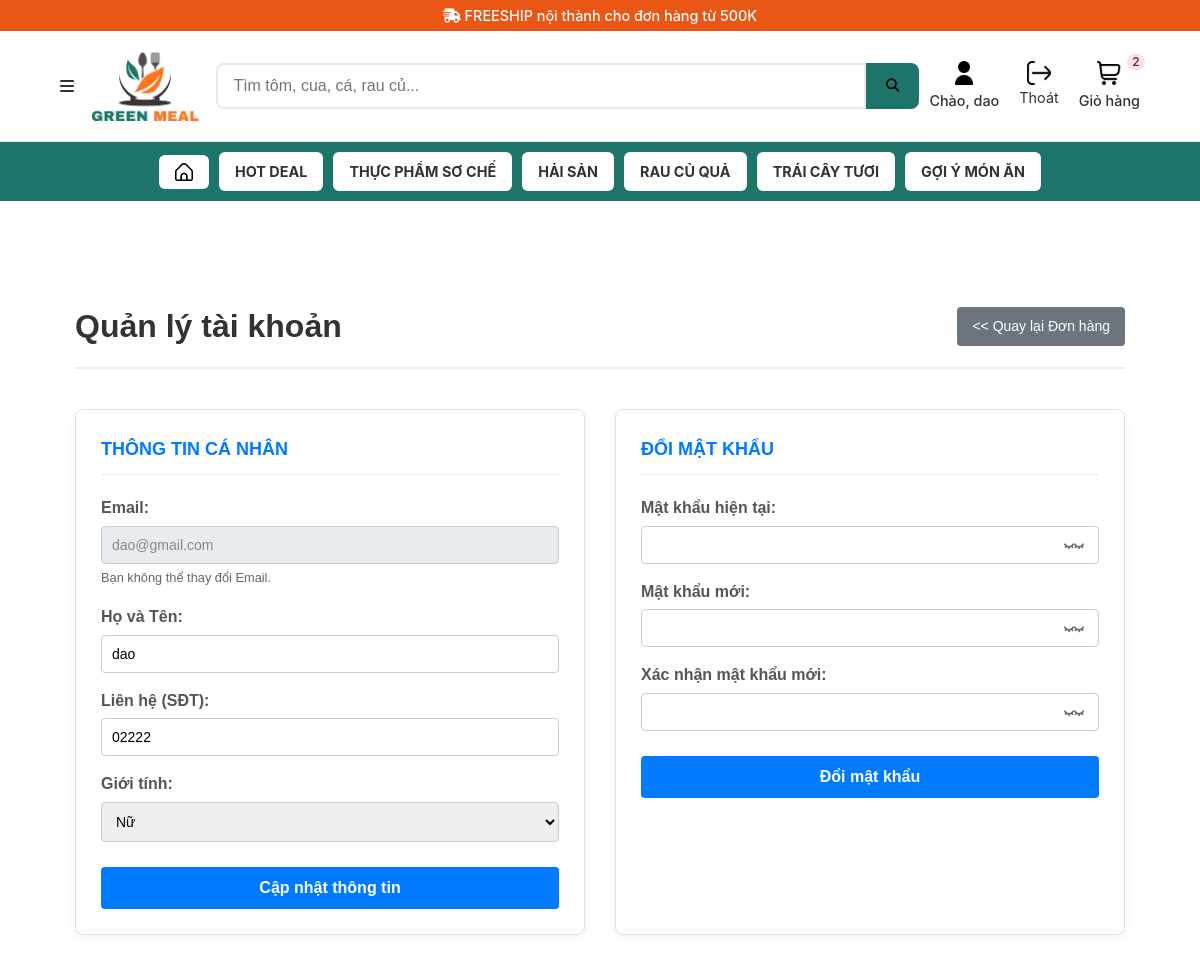
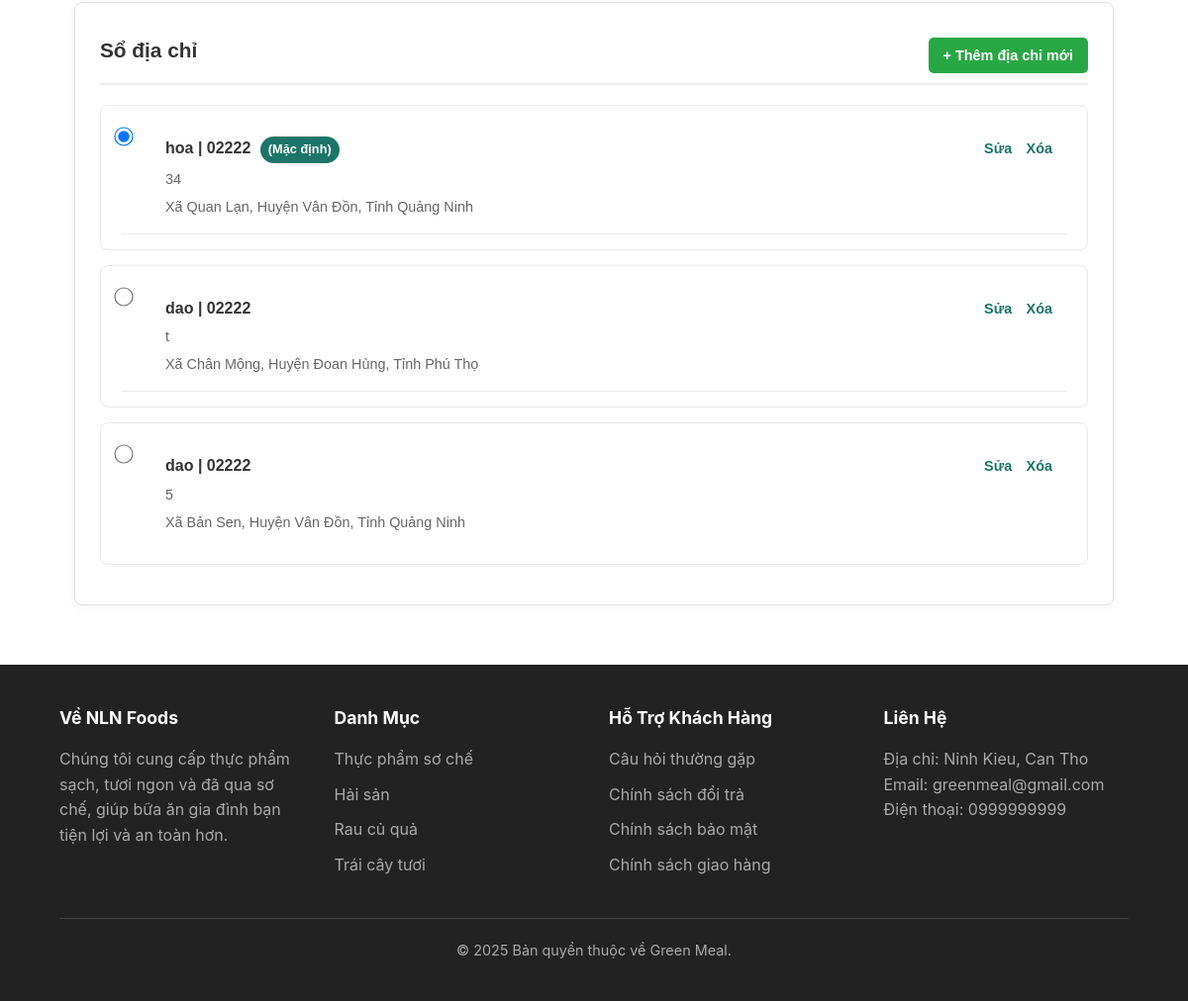
Before: /public/account/profile (signed in) with the older database file (2 pictures, top to bottom).
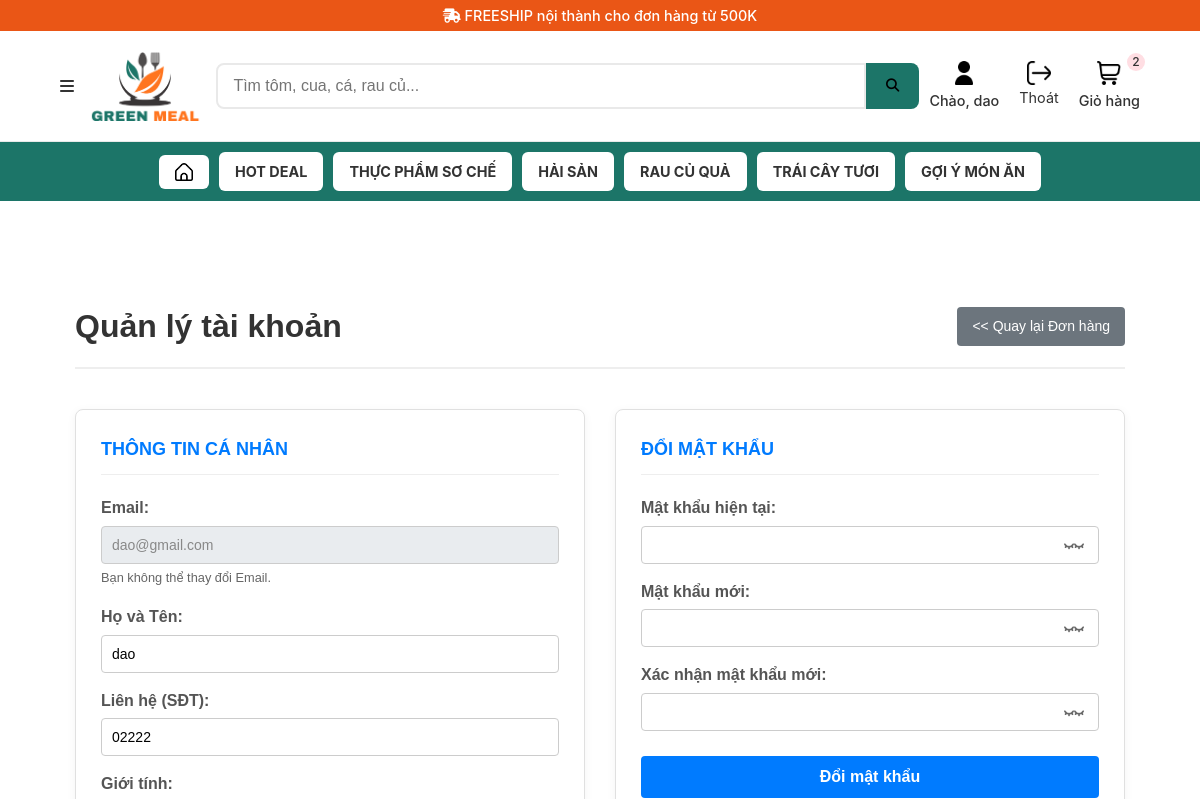
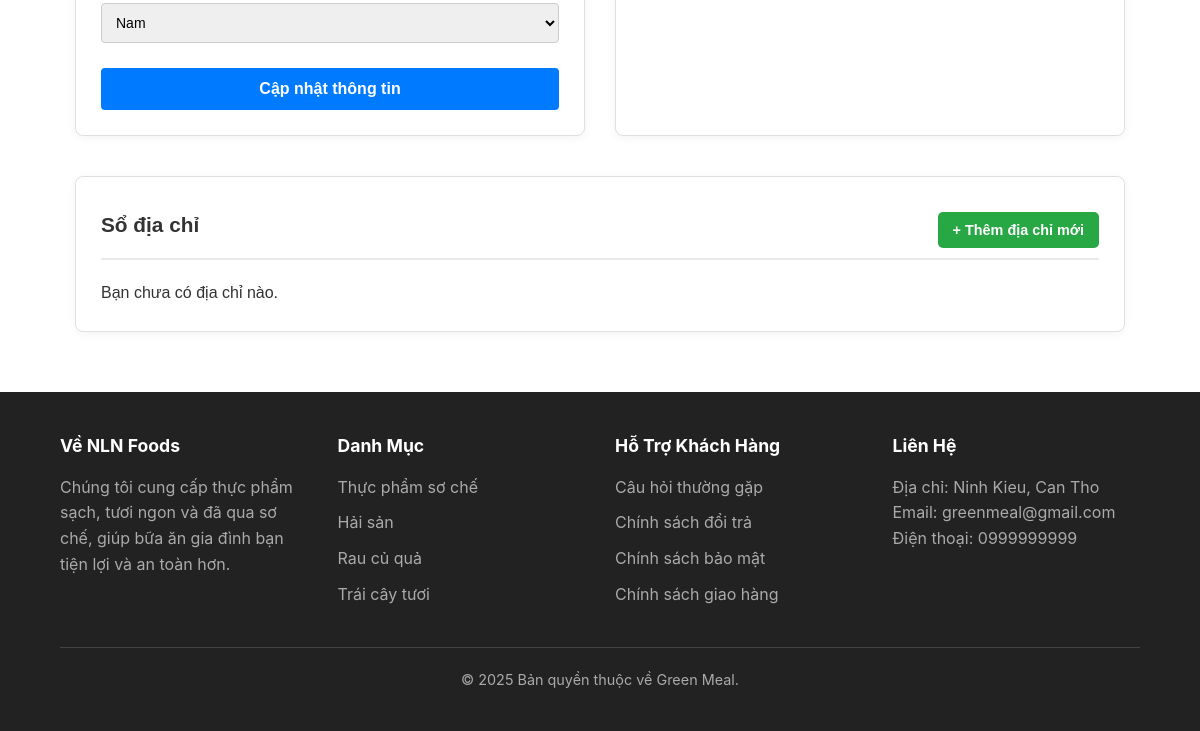
After: the same page with the newer database file (2 pictures, top to bottom).
### tables this page shows
CREATE TABLE `danh_muc` (
  `ID_DM` varchar(5) NOT NULL,
  `TEN_DM` varchar(200) NOT NULL
);

CREATE TABLE `dia_chi_giao_hang` (
  `ID_DIA_CHI` int(11) NOT NULL,
  `ID_TK` char(15) NOT NULL,
  `TEN_NGUOI_NHAN` varchar(250) NOT NULL,
  `SDT_GH` char(15) NOT NULL,
  `ID_TINH_TP` varchar(5) DEFAULT NULL,
  `TEN_TINH_TP` varchar(50) DEFAULT NULL,
  `ID_QUAN_HUYEN` varchar(5) DEFAULT NULL,
  `TEN_QUAN_HUYEN` varchar(100) DEFAULT NULL,
  `ID_XA_PHUONG` varchar(5) DEFAULT NULL,
  `TEN_XA_PHUONG` varchar(100) DEFAULT NULL,
  `DIA_CHI_CHI_TIET` varchar(250) DEFAULT NULL,
  `IS_DEFAULT` tinyint(1) NOT NULL DEFAULT 0
);

### src/controllers/AccountController.php (called while the page is built, shortened)
<?php
class AccountController extends BaseController {
    private $addressModel;
    public function __construct() {
        parent::__construct();
        $this->addressModel = new AddressModel();
    }
    public function profile() {
        $userId = Auth::id();
        $addresses = $this->addressModel->getAddressesByUserId($userId);
        $this->renderView('account/profile', [
            'title' => 'Quản lý tài khoản',
            'user' => Auth::user(),
            'addresses' => $addresses
        ]);
    }
}

### public/index.php (called while the page is built, shortened)
<?php
$router = new Router();
$router->add('GET', 'auth/login', 'AuthController@login');
$router->add('POST', 'auth/handleLogin', 'AuthController@handleLogin');
$router->add('GET', 'auth/register', 'AuthController@register');
$router->add('POST', 'auth/handleRegister', 'AuthController@handleRegister');
$router->add('POST', 'auth/logout', 'AuthController@logout');
$router->add('GET', 'search', 'ProductController@search');
$router->add('GET', 'account/deleteAddress/{id}', 'AccountController@deleteAddress');
$router->add('POST', 'account/handleSetDefaultAddress', 'AccountController@handleSetDefaultAddress');
$router->add('GET', 'account/getAddressJson/{id}', 'AccountController@getAddressJson');
$router->add('POST', 'account/handleUpdateProfile', 'AccountController@handleUpdateProfile');
$router->add('POST', 'account/handleChangePassword', 'AccountController@handleChangePassword');
$router->add('POST', 'account/cancel-order', 'AccountController@cancelOrder');
$router->add('POST', 'account/handleUpdateAddress', 'AccountController@handleUpdateAddress');
$router->add('POST', 'account/handleAddAddress', 'AccountController@handleAddAddress');
$router->add('GET', 'account/order-detail/{id}', 'AccountController@orderDetail');
$router->add('GET', 'admin/dashboard', 'AdminController@dashboard');
$router->add('GET', 'admin/products', 'AdminController@products');
$router->add('GET', 'admin/products/create', 'AdminController@createProduct');
$router->add('GET', 'admin/products/delete/{id}', 'AdminController@deleteProduct');
$router->add('GET', 'admin/products/edit/{id}', 'AdminController@editProduct');
$router->add('POST', 'admin/products/store', 'AdminController@storeProduct');
$router->add('GET', 'admin/categories', 'AdminController@categories');
$router->add('GET', 'admin/categories/create', 'AdminController@createCategory');
$router->add('POST', 'admin/categories/store', 'AdminController@storeCategory');
$router->add('GET', 'admin/categories/edit/{id}', 'AdminController@editCategory');
$router->add('GET', 'admin/categories/delete/{id}', 'AdminController@deleteCategory');
$router->add('GET', 'admin/product-types', 'AdminController@productTypes');
$router->add('GET', 'admin/product-types/create', 'AdminController@createProductType');
$router->add('POST', 'admin/product-types/store', 'AdminController@storeProductType');
$router->add('GET', 'admin/product-types/edit/{id}', 'AdminController@editProductType');
$router->add('GET', 'admin/product-types/delete/{id}', 'AdminController@deleteProductType');
$router->add('GET', 'admin/promotions', 'AdminController@promotions');
$router->add('GET', 'admin/promotions/create', 'AdminController@createPromotion');
$router->add('POST', 'admin/promotions/store', 'AdminController@storePromotion');
$router->add('GET', 'admin/promotions/edit/{id}', 'AdminController@editPromotion');
$router->add('GET', 'admin/promotions/delete/{id}', 'AdminController@deletePromotion');
$router->add('GET', 'admin/inventories', 'AdminController@inventories');
$router->add('GET', 'admin/inventories/create', 'AdminController@createInventory');
$router->add('POST', 'admin/inventories/store', 'AdminController@storeInventory');
$router->add('GET', 'admin/inventories/detail/{id}', 'AdminController@inventoryDetail');
$router->add('GET', 'admin/suppliers', 'AdminController@suppliers');
$router->add('GET', 'admin/suppliers/create', 'AdminController@createSupplier');
$router->add('POST', 'admin/suppliers/store', 'AdminController@storeSupplier');
$router->add('GET', 'admin/suppliers/edit/{id}', 'AdminController@editSupplier');
$router->add('GET', 'admin/suppliers/delete/{id}', 'AdminController@deleteSupplier');
$router->add('GET', 'admin/orders', 'AdminController@orders');
$router->add('GET', 'admin/order-detail/{id}', 'AdminController@orderDetail');
$router->add('POST', 'admin/order-update-status', 'AdminController@updateOrderStatus');
$router->add('GET', 'admin/users', 'AdminController@users');
$router->add('GET', 'admin/users/edit/{id}', 'AdminController@editUser');
$router->add('POST', 'admin/users/update', 'AdminController@updateUser');
$router->add('GET', 'admin/users/delete/{id}', 'AdminController@deleteUser');
$router->add('POST', 'admin/users/update-role', 'AdminController@updateUserRole');
$router->add('GET', 'admin/statistics', 'AdminController@statistics');
$router->add('POST', 'admin/statistics', 'AdminController@statistics');
$router->add('GET', 'admin/settings', 'AdminController@settings');
$router->add('POST', 'admin/settings/update', 'AdminController@updateSettings');
$router->add('GET', 'admin/profile', 'AdminController@profile');
$router->add('POST', 'admin/profile/update', 'AdminController@updateProfile');
$router->run();

### src/core/BaseModel.php (called while the page is built, shortened)
<?php
abstract class BaseModel {
    public function __construct() {
        $this->db = Database::getInstance()->getConnection();
    }
}

### src/core/Database.php (called while the page is built, shortened)
<?php
class Database {
    private static $instance = null;
    private $conn;
    private function __construct() {
        $this->host = $_ENV['DB_HOST'];
        $this->db_name = $_ENV['DB_NAME'];
        $this->username = $_ENV['DB_USER'];
        $this->password = $_ENV['DB_PASS'];
        $this->charset = $_ENV['DB_CHARSET'];
        $dsn = 'mysql:host=' . $this->host . ';dbname=' . $this->db_name . ';charset=' . $this->charset;
        try {
            $this->conn = new PDO($dsn, $this->username, $this->password);
            $this->conn->setAttribute(PDO::ATTR_ERRMODE, PDO::ERRMODE_EXCEPTION);
            $this->conn->setAttribute(PDO::ATTR_DEFAULT_FETCH_MODE, PDO::FETCH_ASSOC);
        } catch (PDOException $e) {
            echo 'Connection Error: ' . $e->getMessage();
            exit;
        }
    }
    public static function getInstance() {
        if (self::$instance == null) {
            self::$instance = new Database();
        }
        return self::$instance;
    }
    public function getConnection() {
        return $this->conn;
    }
}

### src/models/CategoryModel.php (called while the page is built, shortened)
<?php
class CategoryModel extends BaseModel {
    public function getAllCategories($search = '') {
        $sql = "SELECT * FROM danh_muc";
        $params = [];
        $sql .= " ORDER BY ID_DM ASC";
        $stmt = $this->db->prepare($sql);
        $stmt->execute($params);
        return $stmt->fetchAll(PDO::FETCH_ASSOC);
    }
}

### src/core/Auth.php (called while the page is built, shortened)
<?php
class Auth {
    public static function id() {
        return $_SESSION['user_id'] ?? ($_SESSION['user']['ID_TK'] ?? null);
    }
}

### src/models/AddressModel.php (called while the page is built, shortened)
<?php
class AddressModel extends BaseModel {
    public function getAddressesByUserId($userId) {
        $sql = "SELECT * FROM dia_chi_giao_hang WHERE ID_TK = ? ORDER BY IS_DEFAULT DESC, ID_DIA_CHI DESC";
        $stmt = $this->db->prepare($sql);
        $stmt->execute([$userId]);
        return $stmt->fetchAll(PDO::FETCH_ASSOC);
    }
}

### src/views/account/profile.php (the view, shortened to what the rows shown need)
<?php
require_once __DIR__ . '/../partials/header.php';
?>
<div class="container account-page-container">
    <div class="account-header">
        <h2>Quản lý tài khoản</h2>
    </div>
    <div class="address-section">
        <div class="address-list">
            <form action="<?php echo BASE_PATH; ?>/account/handleSetDefaultAddress" method="POST" id="form-set-default-address">
                <?php if (empty($addresses)): ?>
                    <p>Bạn chưa có địa chỉ nào.</p>
                <?php else: ?>
                    <?php foreach ($addresses as $addr): ?>
                        <div class="form-group-radio address-item">
                            <input type="radio" id="addr_<?php echo $addr['ID_DIA_CHI']; ?>" name="default_address_id" value="<?php echo $addr['ID_DIA_CHI']; ?>" class="address-radio" <?php if ($addr['IS_DEFAULT']) echo 'checked'; ?>>
                            <label for="addr_<?php echo $addr['ID_DIA_CHI']; ?>" class="radio-label">
                                <strong>
                                    <?php echo htmlspecialchars($addr['TEN_NGUOI_NHAN']); ?> | <?php echo htmlspecialchars($addr['SDT_GH']); ?>
                                    <span class="address-actions">
                                        <a href="#" class="address-action-link btn-edit-address"
                                           data-id="<?php echo $addr['ID_DIA_CHI']; ?>"
                                           data-name="<?php echo htmlspecialchars($addr['TEN_NGUOI_NHAN']); ?>"
                                           data-phone="<?php echo htmlspecialchars($addr['SDT_GH']); ?>"
                                           data-detail="<?php echo htmlspecialchars($addr['DIA_CHI_CHI_TIET']); ?>"
                                           data-province="<?php echo $addr['ID_TINH_TP']; ?>"
                                           data-district="<?php echo $addr['ID_QUAN_HUYEN']; ?>"
                                           data-ward="<?php echo $addr['ID_XA_PHUONG']; ?>"
                                           data-default="<?php echo $addr['IS_DEFAULT']; ?>"
                                           >Sửa</a>
                                            <a href="javascript:void(0);"
                                                class="address-action-link delete-address-btn"
                                                data-id="<?php echo $addr['ID_DIA_CHI']; ?>">
                                                Xóa
                                            </a>
                                    </span>
                                </strong>
                                <?php if ($addr['IS_DEFAULT']): ?><span class="status-badge">(Mặc định)</span><?php endif; ?>
                                <p><?php echo htmlspecialchars($addr['DIA_CHI_CHI_TIET']); ?></p>
                                <p><?php echo htmlspecialchars($addr['TEN_XA_PHUONG']); ?>, <?php echo htmlspecialchars($addr['TEN_QUAN_HUYEN']); ?>, <?php echo htmlspecialchars($addr['TEN_TINH_TP']); ?></p>
                            </label>
                        </div>
                    <?php endforeach; ?>
                <?php endif; ?>
            </form>
        </div>
    </div>
</div>
<?php
require_once __DIR__ . '/../partials/footer.php';
?>

### src/views/partials/header.php (shortened to what the rows shown need)
<!DOCTYPE html>
<html lang="vi">
<head>
    <link rel="stylesheet" href="<?php echo BASE_PATH; ?>/css/style.css">
    <link rel="stylesheet" href="https://cdnjs.cloudflare.com/ajax/libs/font-awesome/6.4.0/css/all.min.css">
</head>
<body>
<nav class="sub-nav">
    <div class="container">
        <ul>
            <?php if (isset($categories) && !empty($categories)):
                foreach ($categories as $category): ?>
                <li>
                    <a href="<?php echo BASE_PATH; ?>/product/category/<?php echo $category['ID_DM']; ?>">
                        <?php echo htmlspecialchars($category['TEN_DM']); ?>
                    </a>
                </li>
            <?php endforeach; endif; ?>
        </ul>
    </div>
</nav>

### src/views/partials/footer.php (shortened to what the rows shown need)
</main> <footer class="main-footer">
    <div class="container">
        <div class="footer-grid">
            <div class="footer-column">
                <ul>
                    <?php
                    if (isset($categories) && !empty($categories)):
                        foreach ($categories as $category):
                    ?>
                        <li>
                            <a href="/NLN_NLCS/public/product/category/<?php echo $category['ID_DM']; ?>">
                                <?php echo htmlspecialchars($category['TEN_DM']); ?>
                            </a>
                        </li>
                    <?php
                        endforeach;
                    endif;
                    ?>
                </ul>
            </div>
        </div>
    </div>
</footer>
</body>
</html>

Changed rows visible on the page:
removed dia_chi_giao_hang: IS_DEFAULT "☑ hoa | 02222 Sửa Xóa (Mặc định", TEN_NGUOI_NHAN "hoa", SDT_GH "02222", shows "(Mặc định)", DIA_CHI_CHI_TIET "34", TEN_XA_PHUONG "Xã Quan Lạn", TEN_QUAN_HUYEN "Huyện Vân Đồn", TEN_TINH_TP "Tỉnh Quảng Ninh"
removed dia_chi_giao_hang: IS_DEFAULT "☐ dao | 02222 Sửa Xóa t Xã Châ", TEN_NGUOI_NHAN "dao", SDT_GH "02222", DIA_CHI_CHI_TIET "t", TEN_XA_PHUONG "Xã Chân Mộng", TEN_QUAN_HUYEN "Huyện Đoan Hùng", TEN_TINH_TP "Tỉnh Phú Thọ"
removed dia_chi_giao_hang: IS_DEFAULT "☐ dao | 02222 Sửa Xóa 5 Xã Bản", TEN_NGUOI_NHAN "dao", SDT_GH "02222", DIA_CHI_CHI_TIET "5", TEN_XA_PHUONG "Xã Bản Sen", TEN_QUAN_HUYEN "Huyện Vân Đồn", TEN_TINH_TP "Tỉnh Quảng Ninh"
Other visible differences:
form field gioi_tinh: "Nữ" → "Nam"
text now shown: "Bạn chưa có địa chỉ nào."
